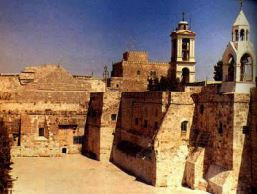
#> input picture capture.jpg, 257 x 194 px
$ python 2d_convolution.py
#> lines starting #> are read from the running program, lines starting #| are printed output that depends on the picture
import cv2
import numpy as np
from matplotlib import pyplot as plt

img = cv2.imread('capture.jpg')
#> img is the input picture: shape (194, 257, 3); mean B, G, R 92.9, 107.8, 133.9

kernel = np.ones((3,3),np.float32)/9
dst = cv2.filter2D(img,-1,kernel)
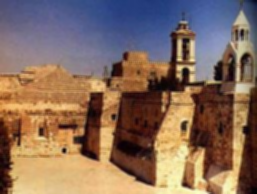
#> dst: shape (194, 257, 3); mean B, G, R 92.9, 107.8, 133.9

kernel2 = np.ones((5,5),np.float32)/25
dst2 = cv2.filter2D(img,-1,kernel2)
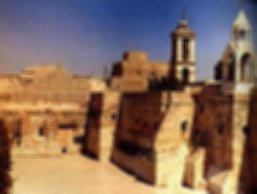
#> dst2: shape (194, 257, 3); mean B, G, R 93, 107.8, 133.9

kernel3 = np.ones((7,7),np.float32)/49
dst3 = cv2.filter2D(img,-1,kernel3)

cv2.imshow('img',img)
cv2.imshow('dst',dst)
cv2.imshow('dst2',dst2)
cv2.imshow('dst3',dst3)

cv2.waitKey(0)
